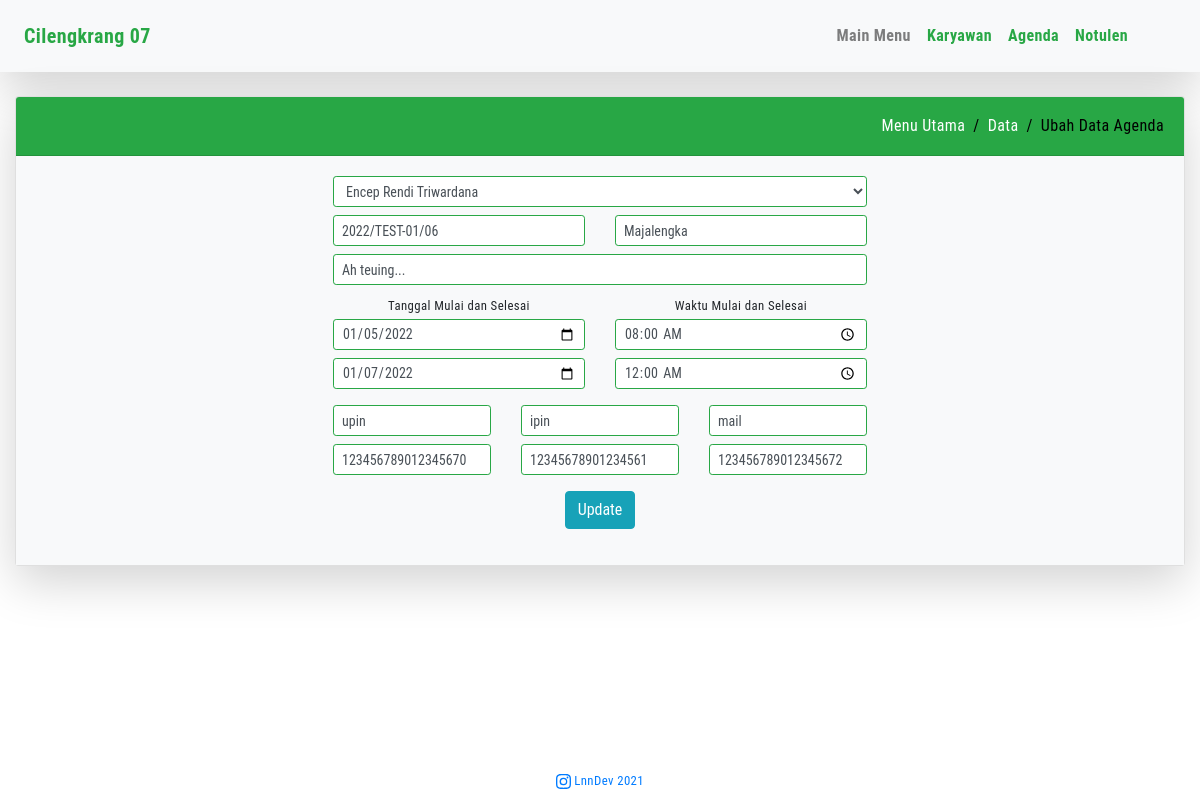
The page /data_agenda.php?edit2=44 on the database its author committed.
### tables this page shows
CREATE TABLE `data_agenda` (
  `id` int(11) NOT NULL,
  `dasar_surat` varchar(30) NOT NULL,
  `lokasi` varchar(30) NOT NULL,
  `kegiatan` varchar(100) NOT NULL,
  `tgl_mulai` date NOT NULL,
  `tgl_selesai` date NOT NULL,
  `jam_mulai` time NOT NULL,
  `jam_selesai` time NOT NULL,
  `pengikut_a` varchar(30) NOT NULL,
  `pengikut_b` varchar(30) NOT NULL,
  `pengikut_c` varchar(30) NOT NULL,
  `nip_a` bigint(18) NOT NULL,
  `nip_b` bigint(18) NOT NULL,
  `nip_c` bigint(18) NOT NULL,
  `id_asn` int(11) NOT NULL,
  `created_at` timestamp NOT NULL DEFAULT current_timestamp(),
  `updated_at` datetime DEFAULT current_timestamp() ON UPDATE current_timestamp()
);

### process_asn.php (called while the page is built, shortened)
<?php
include 'connection_db.php';
if (isset($_GET['edit2'])) {
    $id_surat = $_GET['edit2'];
    $update = true;
    $result = $mysqli->query("SELECT * FROM data_agenda WHERE id=$id_surat") or die($mysqli->error);
    if (count(array($result)) == 1) {
        $row = $result->fetch_array();
        $dasar_surat = $row['dasar_surat'];
        $lokasi = $row['lokasi'];
        $kegiatan = $row['kegiatan'];
        $tgl_mulai = date('Y-m-d', strtotime($row['tgl_mulai']));
        $tgl_selesai = date('Y-m-d', strtotime($row['tgl_selesai']));
        $jam_mulai = $row['jam_mulai'];
        $jam_selesai = $row['jam_selesai'];
        $pengikut_a = $row['pengikut_a'];
        $pengikut_b = $row['pengikut_b'];
        $pengikut_c = $row['pengikut_c'];
        $nip_a = $row['nip_a'];
        $nip_b = $row['nip_b'];
        $nip_c = $row['nip_c'];
    }
}

### data_agenda.php (the view, shortened to what this page needs)
<!DOCTYPE html>
<html lang="en">
<head>
	<?php
	include 'head.php';
	?>
</head>
<body>
	<?php
	require 'process_asn.php';
	include 'menu.php';
	?>
	<div class="container-fluid">
		<br>
		<div class="card text-center shadow-lg">
			<div class="card-header bg-success text-white">
				<div class="d-flex top-breadcrumb">
					<div>
						<ol class="breadcrumb">
							<li class="breadcrumb-item"><a href="index.php">Menu Utama</a></li>
							<li class="breadcrumb-item"><a href="show_agenda.php">Data</a></li>
							<li class="breadcrumb-item active" aria-current="page">Ubah Data Agenda</li>
						</ol>
					</div>
				</div>
			</div>
			<div class="card-body bg-light">
				<form action="process_asn.php" method="post">
					<div class="row mb-1">
						<div class="col">
						</div>
						<div class="col-sm-6">
							<h4 class="text-center mb-1">
								<div class="form-group mb-0">
									<select class="form-control form-control-sm border border-success" name="id_asn" id="id_asn">
										<?php
										$result = $mysqli->query("SELECT * FROM data_asn");
										while ($row = $result->fetch_assoc()) {
											$keterangan = "";
											if (isset($_GET['id_asn'])) {
												$get_id_asn = trim($_GET['id_asn']);
												if ($get_id_asn == $row['id']) {
													$keterangan = "selected";
												}
											} else {
												$keterangan = "empty select";
											}
										?>
											<option <?php echo $keterangan; ?> value="<?= $row['id'] ?>"><?= $row['name'] ?></option>
										<?php
										}
										?>
									</select>
								</div>
							</h4>
						</div>
						<div class="col"></div>
					</div>
					<div class="row mb-2">
						<div class="col"></div>
						<div class="col-sm-3">
							<input class="form-control form-control-sm border border-success" name="dasar_surat" value="<?php echo $dasar_surat; ?>" type="text" placeholder="Dasar Nomor Surat">
						</div>
						<div class="col-sm-3">
							<input class="form-control form-control-sm border border-success" name="lokasi" value="<?php echo $lokasi; ?>" type="text" placeholder="Tempat / Lokasi">
						</div>
						<div class="col"></div>
					</div>
					<div class="row mb-2">
						<div class="col"></div>
						<div class="col-6">
							<input class="form-control form-control-sm border border-success" name="kegiatan" value="<?php echo $kegiatan; ?>" type="text" placeholder="Kegiatan">
						</div>
						<div class="col"></div>
					</div>
					<div class="row mb-3">
						<div class="col"></div>
						<div class="col-sm-3">
							<label class="mb-1 small" for="">Tanggal Mulai dan Selesai</label>
							<div class="mb-2">
								<input class=" form-control form-control-sm border border-success" name="tgl_mulai" value="<?php echo $tgl_mulai; ?>" type="date" placeholder="">
							</div>
							<div class="">
								<input class=" form-control form-control-sm border border-success" name="tgl_selesai" value="<?php echo $tgl_selesai; ?>" type="date" placeholder="">
							</div>
						</div>
						<div class="col-sm-3">
							<label class="mb-1 small" for="">Waktu Mulai dan Selesai</label>
							<div class="mb-2">
								<input class=" form-control form-control-sm border border-success" name="jam_mulai" value="<?php echo $jam_mulai; ?>" type="time" placeholder="Mulai">
							</div>
							<div class="">
								<input class=" form-control form-control-sm border border-success" name="jam_selesai" value="<?php echo $jam_selesai; ?>" type="time" placeholder="Selesai">
							</div>
						</div>
						<div class="col"></div>
					</div>
					<div class="row mb-2">
						<div class="col"></div>
						<div class="col-sm-2">
							<input class="form-control form-control-sm border border-success" name="pengikut_a" value="<?php echo $pengikut_a; ?>" type="text" placeholder="Pengikut 1">
						</div>
						<div class="col-sm-2">
							<input class="form-control form-control-sm border border-success" name="pengikut_b" value="<?php echo $pengikut_b; ?>" type="text" placeholder="Pengikut 2">
						</div>
						<div class="col-sm-2">
							<input class="form-control form-control-sm border border-success" name="pengikut_c" value="<?php echo $pengikut_c; ?>" type="text" placeholder="Pengikut 3">
						</div>
						<div class="col"></div>
					</div>
					<div class="row mb-2">
						<div class="col"></div>
						<div class="col-sm-2">
							<input class="form-control form-control-sm border border-success" name="nip_a" value="<?php echo $nip_a; ?>" type="text" placeholder="NIP">
						</div>
						<div class="col-sm-2">
							<input class="form-control form-control-sm border border-success" name="nip_b" value="<?php echo $nip_b; ?>" type="text" placeholder="NIP">
						</div>
						<div class="col-sm-2">
							<input class="form-control form-control-sm border border-success" name="nip_c" value="<?php echo $nip_c; ?>" type="text" placeholder="NIP">
						</div>
						<div class="col"></div>
					</div>
					<div class="form-group">
						<?php if ($update == true) : ?>
							<button class="btn btn-info mt-2" type="submit" name="update2">Update</button>
						<?php else : ?>
							<button class="btn btn-success mt-2" type="submit" name="save2">Simpan</button>
						<?php endif; ?>
					</div>
				</form>
			</div>
		</div>
	</div>
	<?php
	include 'footer.php';
	?>
</body>
</html>

### assets/stylesheets/custom.css (style rules this page uses)
body { font-family: 'Roboto Condensed', sans-serif; letter-spacing: .4px; }
.top-breadcrumb { padding: 5px 0; }
.breadcrumb { padding: 0; margin-bottom: 0; background-color: transparent; }
.breadcrumb-item a { color: #fff; }
.breadcrumb-item.active { color: #000; }
.breadcrumb-item+.breadcrumb-item::before { color: #000; }
.row { margin-right: 0; margin-left: 0; }

### rows shown on the page
data_agenda: dasar_surat "2022/TEST-01/06", lokasi "Majalengka", kegiatan "Ah teuing...", tgl_mulai "01/05/2022", tgl_selesai "01/07/2022", jam_mulai "08:00:00", jam_selesai "00:00:00", pengikut_a "upin", pengikut_b "ipin", pengikut_c "mail", nip_a "123456789012345670", nip_b "12345678901234561", nip_c "123456789012345672"

### other values the page prints
form field id_asn "Encep Rendi Triwardana"
